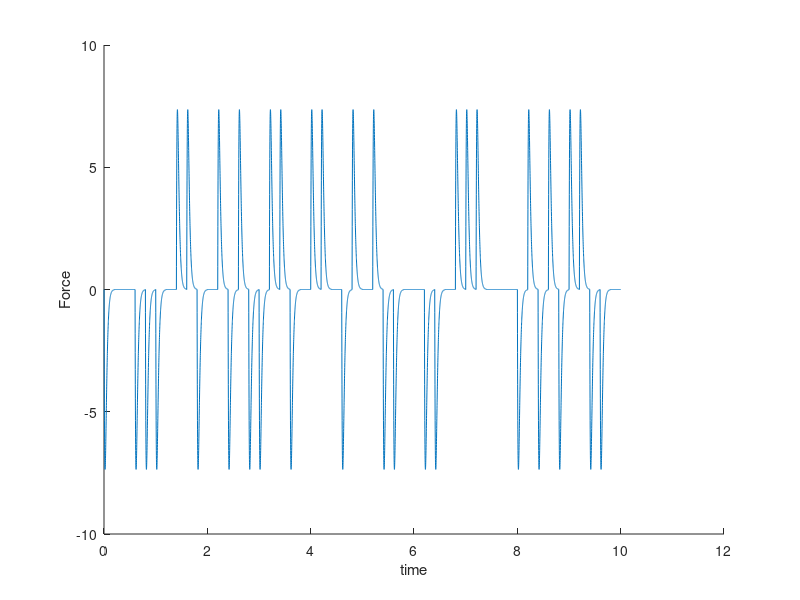

This figure's MATLAB source:
% function SRMForce
clf; clear all;

fmax = 1000;
% dt = 0.02; % 20ms, tau = 1, Fmax = 0.3679, period = 9.18sec 460steps (300-400 ok)
dt = 0.001; % 1ms, tau = 1, Fmax = 0.36788, period = 9.199sec, 9200steps
% dt = 0.001; % 1ms, tau = 0.02, Fmax = 0.0073576, period = 0.179sec, 180steps
% tau = 1; % 
% tau = 0.5; % dt = 0.02, Fmax = 0.18394, period = 4.38sec, 220steps
tau = 0.02; % dt = 0.001, Fmax = 0.0073576, period = 0.18sec, 10steps
last_steps = 200; % 460, 8000, 9200
total_steps = 10000; % 1sec

steps = []; F = []; push = [];

tic
for step = 1:(total_steps )
%     step
%     endpoint = min(last_steps, step + last_steps);
    startpoint = mod(step, last_steps);
    endpoint = startpoint + last_steps;
    if startpoint == 1   
        push(step) = mod(randi(3),3) - 1;
        for i = startpoint: endpoint
            steps(step + i) = (step + i - 1)*dt;
            t = steps(i);            
%             F(step + i) = t*exp(-t/tau);
            F(step + i) = fmax * push(step) * t*exp(-t/tau);
%             steps(step + i) = step * dt;
%             F(step + i) = step+ i;
        end
    end
%     step = step + 1;
end

disp(['steps(end): ' num2str(steps(end)) ', F(end): ' num2str(F(end)) ', max(F): ' num2str(max(F))]);

hold on;
plot(steps,F);
ylabel('Force');
xlabel('time');
hold off;

toc